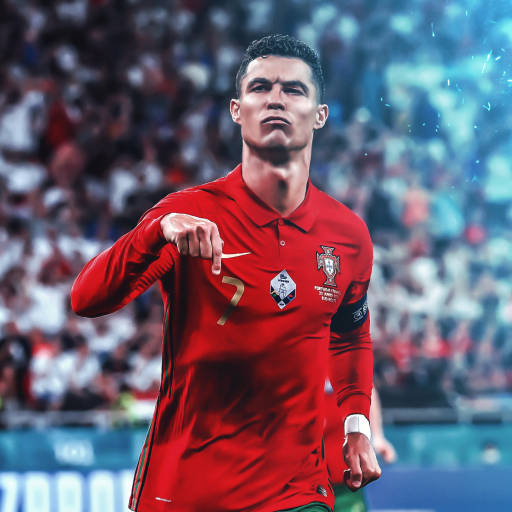
%> input picture FFT_IFFT/cristiano.jpg, 512 x 512 px
$ octave FFT.m   (GNU Octave 9; MATLAB toolbox functions it lacks are replaced by stand-ins)
%> lines starting %> are read from the running program, lines starting %| are printed output that depends on the picture
close all;


image = imread("cristiano.jpg") ;
%> image is the input picture: size 512x512x3 uint8; mean R, G, B 109.4, 91.1, 108.9

figure('Name','image de base') ;

imshow(image) ;

if size(image, 3) == 3
    image = rgb2gray(image);
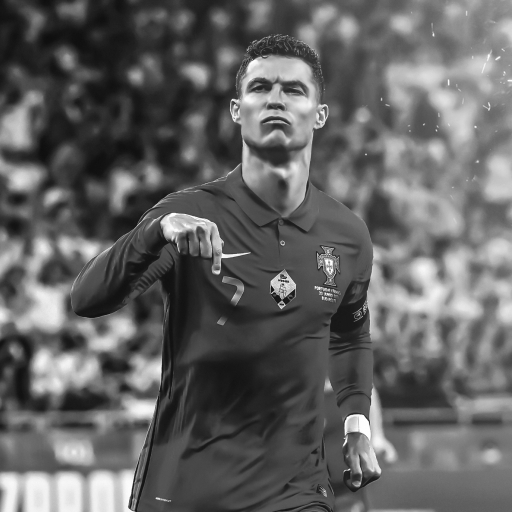
%> image: size 512x512 uint8; min 13, max 255, mean 98.6
end


% verification du TFD 1D

G = [45 156 222 1];
Four1 = fft_1D(G)
Inv1 = abs(ifft_1D(Four1)/4) % on divise par N car la normalisation de fait dans la fft_2D

%verification du TFD 2D sans image

I = [124 223 34 67;
    45 56 76 222;
    45 58 244 222;
    45 56 76 222;
    45 56 76 222;
    45 56 76 222;
    45 56 76 222;
    45 56 76 222];
Four2 = fft_2D(I)
Inv2 = abs(ifft_2D(Four2))


%verification du TFD 2D  avec image

F =fft_2D(image);
% [11 lines not run here, left out]
function result = fft_1D(signal)
    N = length(signal);
    if N == 1
        %cas de base
        result = signal;
    else
        signal_paire = signal(1:2:N);
        signal_impaire = signal(2:2:N);
        fft_paire= fft_1D(signal_paire);
        fft_impaire = fft_1D(signal_impaire);

        result = zeros(1, N);
        for k = 1:N/2
            % Facteur de pondération complexe
            facteur = exp(-2i * pi * (k-1) / N);
            result(k ) = fft_paire(k) + facteur * fft_impaire(k );
            result(k + N/2 ) = fft_paire(k ) - facteur * fft_impaire(k );
        end
    end
end


function result = fft_2D(image)
    image = double(image) / 255.0;
    [M, N] = size(image);
      % Appliquer la FFT sur les lignes
        fft_rows = zeros(M, N);
        for i = 1:M
            fft_rows(i, :) = fft_1D(image(i, :));
        end

        % Appliquer la FFT sur les colonnes
        fft_cols = zeros(M, N);
        for j = 1:N
            fft_cols(:, j) = fft_1D(fft_rows(:, j));
        end

        result = fft_cols;
        result = double(result) * 255.0;
end

function result = ifft_1D(signal)
    N = length(signal);
    if N == 1
        %cas de base
        result = signal;
    else
        signal_paire = signal(1:2:N);
        signal_impaire = signal(2:2:N);
        fft_paire= ifft_1D(signal_paire);
        fft_impaire = ifft_1D(signal_impaire);

        result = zeros(1, N);
        for k = 1:N/2
            % Facteur de pondération complexe
            facteur = exp(2i * pi * (k-1) / N);
            result(k ) = fft_paire(k) + facteur * fft_impaire(k );
            result(k + N/2 ) = fft_paire(k ) - facteur * fft_impaire(k );
        end
    end
end


function result = ifft_2D(image)
    [M, N] = size(image);
     % Appliquer la FFT sur les lignes
        fft_rows = zeros(M, N);
        for i = 1:M
            fft_rows(i, :) = ifft_1D(image(i, :))/M;
        end

        % Appliquer la FFT sur les colonnes
        fft_cols = zeros(M, N);
        for j = 1:N
            fft_cols(:, j) = ifft_1D(fft_rows(:, j))/N;
        end
%> the run ends on the next line

        result = fft_cols;
end
